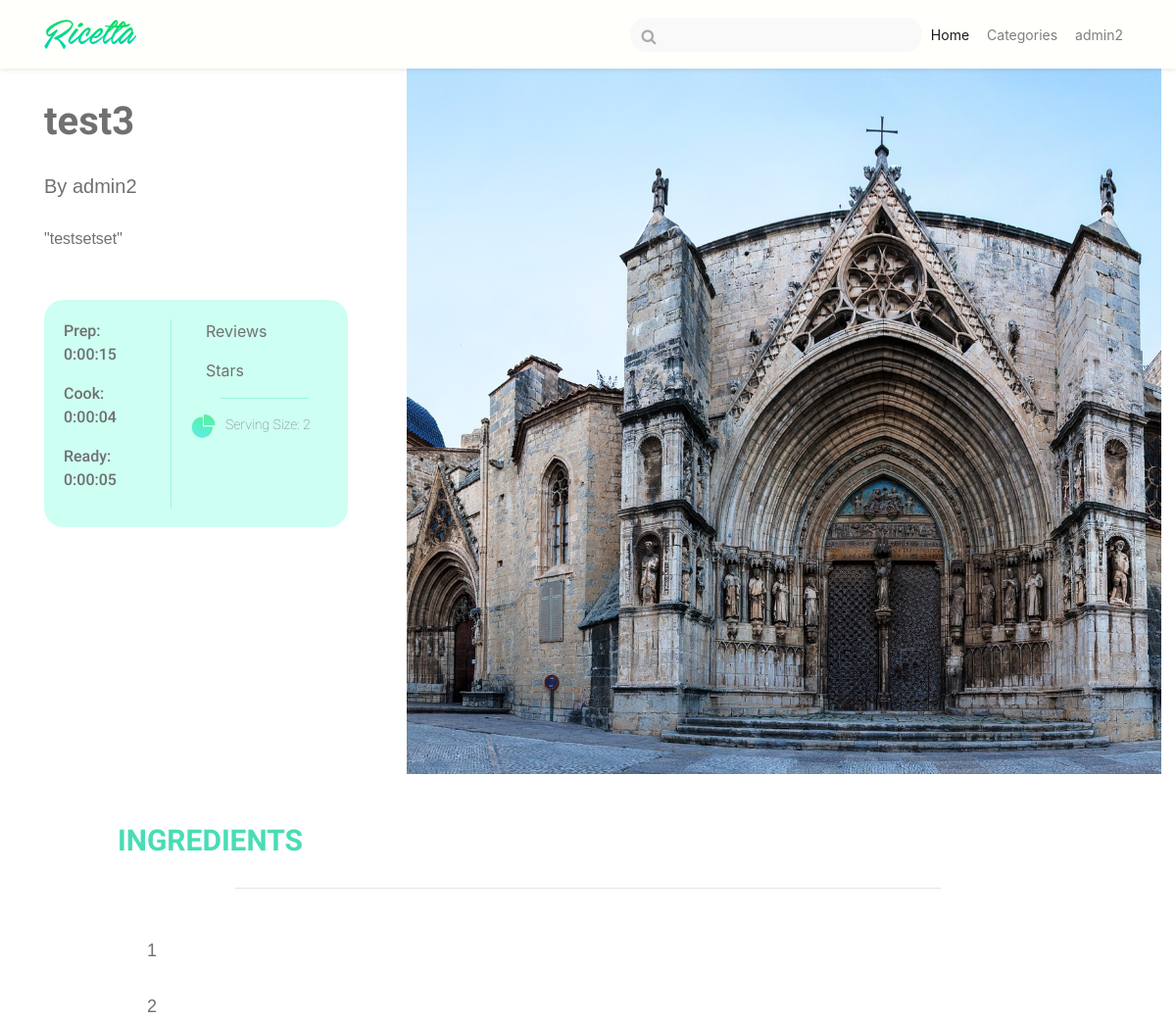
/10/detail (signed in, upper part), run on an earlier commit of the app's database.
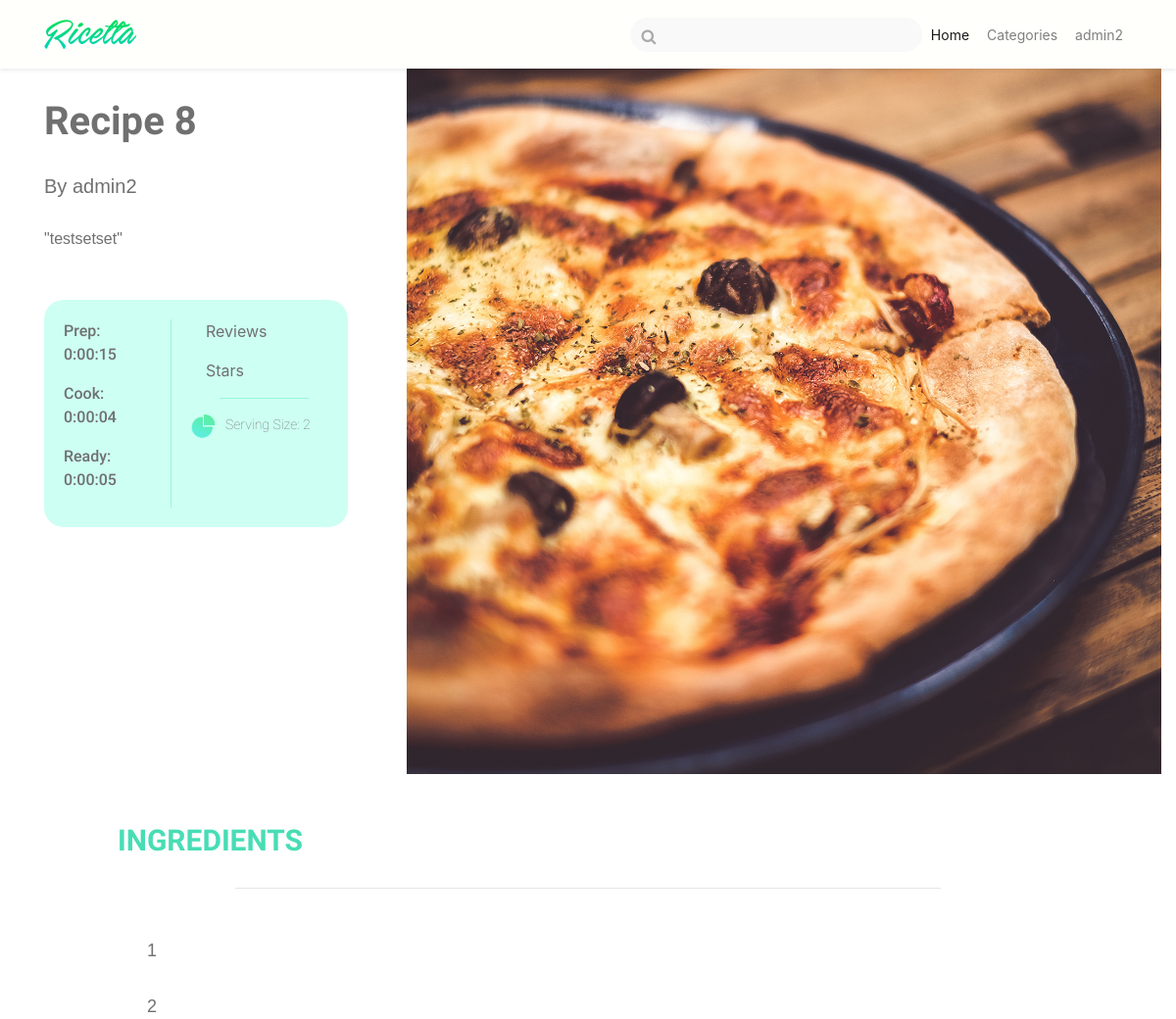
And on a later commit of the database.
### recipes/models.py (models this page shows, shortened)
class Recipe(models.Model):
    name = models.CharField(max_length=100)
    description = models.TextField(null=True)
    category = models.ForeignKey(Category, on_delete=models.SET_NULL, related_name='categories', null=True)
    date_added = models.DateTimeField(default=dt.now())
    added_by = models.ForeignKey(User, on_delete=models.CASCADE)
    servings = models.IntegerField(validators=[MinValueValidator(0)], null=False, default=0)
    prep_time = models.DurationField()
    cook_time = models.DurationField()
    read_time = models.DurationField()
    picture = models.ImageField(upload_to='recipe_img', null=True)
    is_archived = models.BooleanField(default=False)

### recipes/views.py (the view)
# urls.py: path('<int:recipe_id>/detail', views.recipe_detail, name='detail'),
@login_required
def recipe_detail(request, recipe_id):
    context = {}
    context['recipe'] = Recipe.objects.get(id=recipe_id)
    context['reviews'] = Review.objects.all().filter(~Q(user=request.user), recipe=recipe_id) # Show reviews except the current user's.
    try:
        context['my_review'] = Review.objects.get(user=request.user, recipe=recipe_id) # Show the review of the current user.
    except:
        context['my_review'] = False
    context['review'] = ReviewForm()
    return render(request, 'detail.html', context)

### recipes/forms.py
class ReviewForm(ModelForm):
    class Meta:
        model = Review
        exclude = ['user', 'date_reviewed', 'recipe']

### recipes/models.py (called while the page is built)
    def __str__(self):
        return '{}'.format(self.category)

    def __str__(self):
        return '{}'.format(self.ingredient)

### recipes/templates/detail.html (shortened to what this page needs)
{% extends 'base-2.html' %}
{% block body %}
    <div class="nav-padding">
        <div class="container-fluid clean-carousel" style="height: 90%;">
            <div class="row" style="height: 100%;">
                <div class="col-sm-4">
                    <div class="ricetta-detail-header">
                        <h2 class="ricetta-detail-title font-roboto-bold"> {{ recipe.name }} </h2>
                        <h5 class="font-slabo ricetta-font-color ricetta-item-margin"> By {{ recipe.added_by }} </h5>
                        <p class="font-slabo ricetta-font-color ricetta-item-margin"> "{{ recipe.description }}" </p>
                        <div class="ricetta-card">
                            <div class="card-body">
                                <div class="row">
                                    <div class="col-sm-5 vertical-rule-right">
                                        <p class="font-roboto-medium ricetta-font-color">Prep: {{ recipe.prep_time }} </p>
                                        <p class="font-roboto-medium ricetta-font-color">Cook: {{ recipe.cook_time }}</p>
                                        <p class="font-roboto-medium ricetta-font-color">Ready: {{ recipe.read_time }}</p>
                                    </div>
                                    <div class="col-sm-6 ricetta-font-color">
                                        <div>
                                            <p>Reviews</p>
                                            <p>Stars</p>
                                        </div>
                                        <hr class="ricetta-hr ricetta-detail-hr">
                                        <div class="row">
                                            <img class="portion-icon" src="../static/icon/Portion Icon.png" alt="Serving Size: ">
                                            <p class="font-roboto-thin ricetta-font-color serve-size-font">Serving Size: {{ recipe.servings }}</p>
                                        </div>
                                    </div>
                                </div>
                            </div>
                        </div>
                    </div>
                </div>
                <div class="col-sm-8">
                    <img class="ricetta-image-fit" src="{{ recipe.picture.url }}" alt="Recipe picture">
                </div>
            </div>
        </div>
        <div class="ricetta-detail-container" style="margin-top:50px">
            <div>
                <h2 class="header2-detail font-roboto-bold">INGREDIENTS</h2>
            </div>
            <hr class = "ricetta-hr ricetta-pages-hr">
            <div>
                {% if recipe.ingredients.all|length == 0 %}
                    <div class="col-md-5 empty-comments-div">
                        <p class="font-roboto-thin ricetta-light-font-color align-center">No steps have been added.</p>
                    </div>
                {% else %}
                    {% for ingredient in recipe.ingredients.all %}
                        <p class="ricetta-detail-font ricetta-font-color font-slabo"> {{ ingredient }} </p>
                    {% endfor %}
                {% endif %}
            </div>
        </div>
{% endblock %}

What changed in the data, as far as the page shows it:
changed Recipe "testsetset": name "test3" → "Recipe 8"; picture: a different picture
